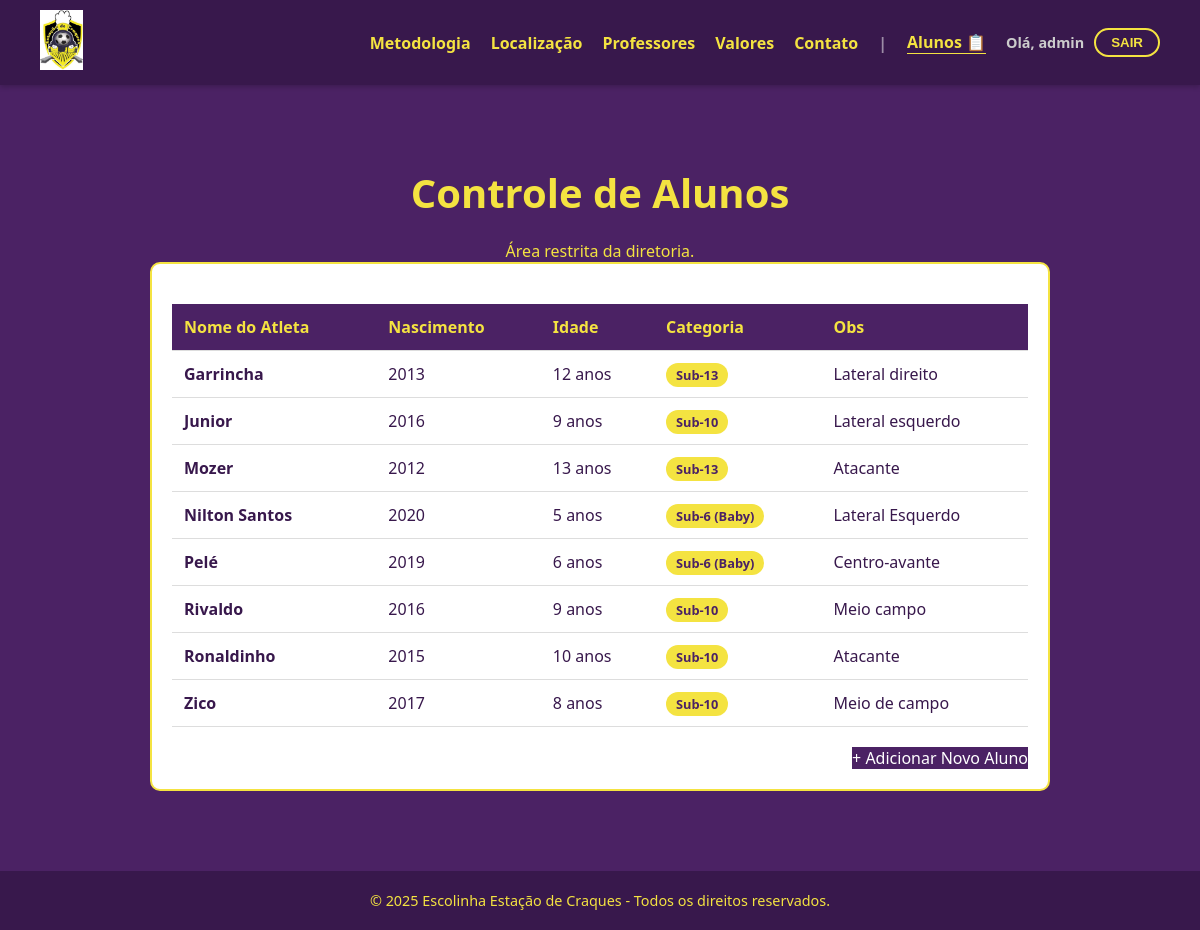
The page /alunos/ (signed in) on the database as committed earlier.
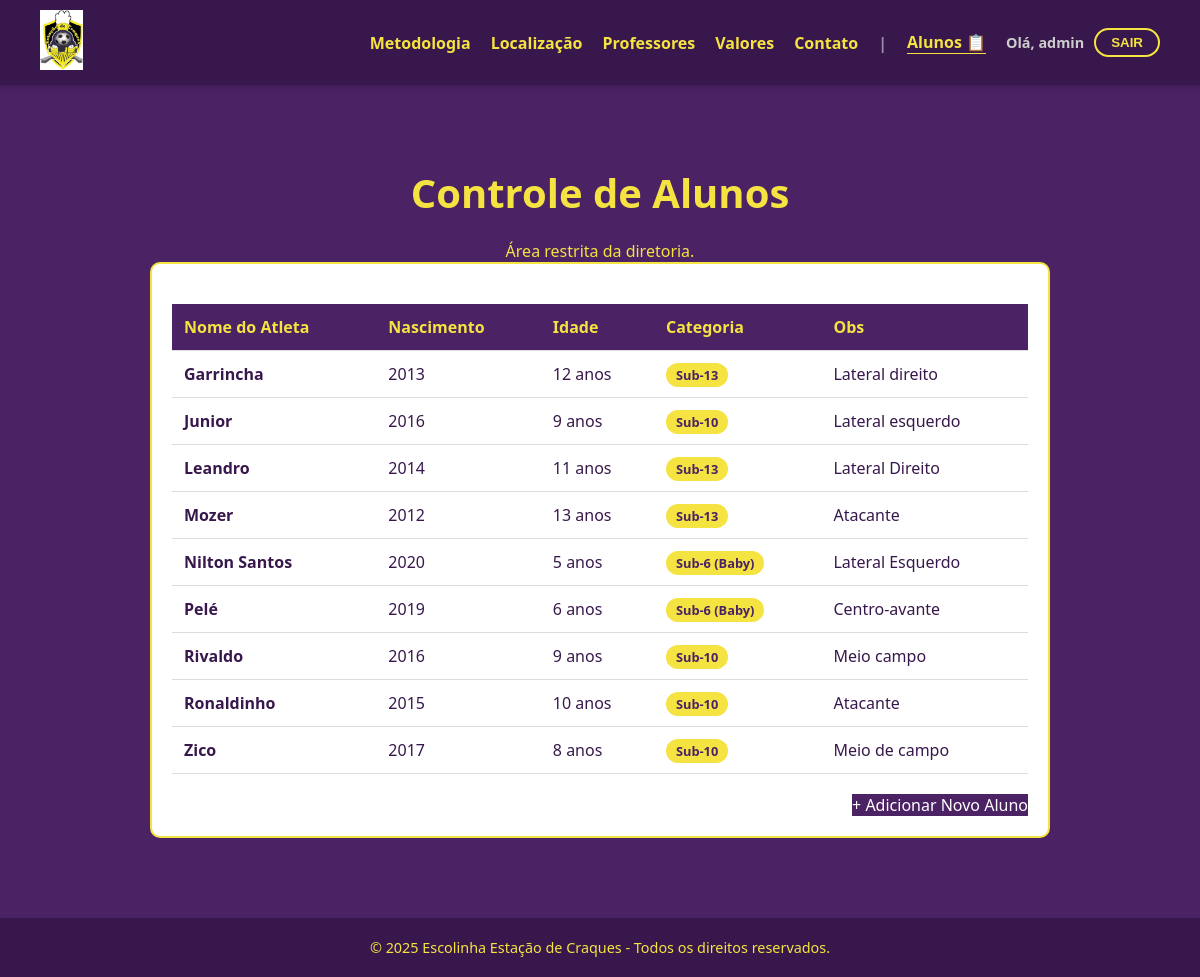
The same page on the database as committed later.
### escolinha/models.py (models this page shows, shortened)
class Aluno(models.Model):
    nome = models.CharField(max_length=200)
    ano_nascimento = models.IntegerField(help_text="Ex: 2015")
    observacoes = models.TextField(blank=True, null=True, help_text="Posição, alergias, etc.")
    def idade(self):
        ano_atual = date.today().year
        return ano_atual - self.ano_nascimento
    def categoria(self):
        id = self.idade()
        if id <= 6: return "Sub-6 (Baby)"
        elif id <= 10: return "Sub-10"
        elif id <= 13: return "Sub-13"
        elif id <= 15: return "Sub-15"
        elif id <= 17: return "Sub-17"
        else: return "Adulto"

### escolinha/views.py (the view)
# urls.py: path('alunos/', lista_alunos, name='lista_alunos'),
@login_required # Isso garante que SÓ quem fez login pode ver
def lista_alunos(request):
    alunos = Aluno.objects.all().order_by('nome')
    return render(request, 'escolinha/alunos.html', {'alunos': alunos})

### escolinha/templates/escolinha/alunos.html (shortened to what this page needs)
{% extends 'escolinha/base.html' %}
{% load static %}
{% block content %}
<div class="box" style="background: transparent; border: none; max-width: 1000px;">
    <h1>Controle de Alunos</h1>
    <p>Área restrita da diretoria.</p>
    <div class="tabela-container">
        <table>
            <thead>
                <tr>
                    <th>Nome do Atleta</th>
                    <th>Nascimento</th>
                    <th>Idade</th>
                    <th>Categoria</th>
                    <th>Obs</th>
                </tr>
            </thead>
            <tbody>
                {% for aluno in alunos %}
                <tr>
                    <td><strong>{{ aluno.nome }}</strong></td>
                    <td>{{ aluno.ano_nascimento }}</td>
                    <td>{{ aluno.idade }} anos</td>
                    <td><span class="tag-cat">{{ aluno.categoria }}</span></td>
                    <td>{{ aluno.observacoes|default:"-" }}</td>
                </tr>
                {% empty %}
                <tr>
                    <td colspan="5" style="text-align:center;">Nenhum aluno cadastrado. Vá ao Admin para adicionar.</td>
                </tr>
                {% endfor %}
            </tbody>
        </table>
        <div style="margin-top: 20px; text-align: right;">
            <a href="/admin/escolinha/aluno/add/" target="_blank" class="btn-login" style="background:#4B2264; color:#fff;">
                + Adicionar Novo Aluno
            </a>
        </div>
    </div>
</div>
{% endblock %}

### escolinha/templates/escolinha/base.html (shortened to what this page needs)
{% load static %}
<!DOCTYPE html>
<html lang="pt-br">
<head>
</head>
<body>
    <header>
        <div class="logo-container">
            <a href="/">
                <img src="{% static 'escolinha/img/logoestacao2.jpg' %}" alt="Logo Escolinha">
            </a>
        </div>
        <nav class="nav-links">
            <a href="{% url 'metodologia' %}">Metodologia</a>
            <a href="https://www.google.com/maps/search/?api=1&query=Escola+de+Futebol+Estação+de+Craques+Barra+da+Tijuca" target="_blank">Localização</a>
            <a href="{% url 'professores' %}">Professores</a>
            <a href="{% url 'valores' %}">Valores</a>
            <a href="https://wa.me/5521995991357?text=Olá, gostaria de saber mais sobre a escolinha!" target="_blank" style="color: #F4E341;">
                Contato
            </a>
            {% if user.is_authenticated %}
                <span style="color: #fff; opacity: 0.5;">|</span>
                <a href="{% url 'lista_alunos' %}" style="border-bottom: 1px solid #F4E341;">
                    Alunos 📋
                </a>
                <div style="display: flex; align-items: center; gap: 10px;">
                    <span style="font-size: 0.9rem; color: #ccc;">Olá, {{ user.username }}</span>
                    <form action="{% url 'logout' %}" method="post" style="margin:0;">
                        <button type="submit" class="btn-logout">SAIR</button>
                    </form>
                </div>
            {% endif %}
        </nav>
    </header>
    <main>
        {% block content %}
        {% endblock %}
    </main>
    <footer>
        <p>© {% now "Y" %} Escolinha Estação de Craques - Todos os direitos reservados.</p>
    </footer>
</body>
</html>

### escolinha/templates/escolinha/base.html (style rules this page uses)
* { margin: 0; padding: 0; box-sizing: border-box; }
body { font-family: 'Segoe UI', Tahoma, Geneva, Verdana, sans-serif; background-color: #4B2264; color: #F4E341; display: flex; flex-direction: column; min-height: 100vh; }
a { text-decoration: none; color: #F4E341; transition: 0.3s; }
header { background-color: #38184C; padding: 10px 40px; display: flex; align-items: center; justify-content: space-between; box-shadow: 0 2px 5px rgba(0,0,0,0.2); }
.logo-container img { height: 60px; width: auto; }
.nav-links { display: flex; gap: 20px; align-items: center; font-weight: bold; }
.btn-logout { border: 2px solid #F4E341; padding: 5px 15px; border-radius: 20px; background: transparent; color: #F4E341; cursor: pointer; font-weight: bold; }
main { flex: 1; padding: 40px 20px; text-align: center; }
.box { border: 2px solid #F4E341; padding: 40px; margin: 0 auto; max-width: 800px; border-radius: 15px; background-color: rgba(255, 255, 255, 0.05); }
h1 { margin-bottom: 20px; font-size: 2.5rem; }
footer { background-color: #38184C; padding: 20px 40px; text-align: center; font-size: 0.9rem; margin-top: auto; position: relative; display: flex; justify-content: center; align-items: center; }

### escolinha/templates/escolinha/alunos.html (style rules this page uses)
.tabela-container { background-color: #fff; border: 2px solid #F4E341; border-radius: 10px; padding: 20px; max-width: 900px; margin: 0 auto; color: #38184C; }
table { width: 100%; border-collapse: collapse; margin-top: 20px; }
th, td { padding: 12px; text-align: left; border-bottom: 1px solid #ddd; }
th { background-color: #4B2264; color: #F4E341; font-weight: bold; }
.tag-cat { background-color: #F4E341; color: #4B2264; padding: 3px 10px; border-radius: 15px; font-size: 0.8rem; font-weight: bold; }

Rows that differ between the two databases and show on the page:
added Aluno: nome "Leandro", ano_nascimento "2014", idade "11", categoria "Sub-13", observacoes "Lateral Direito"
